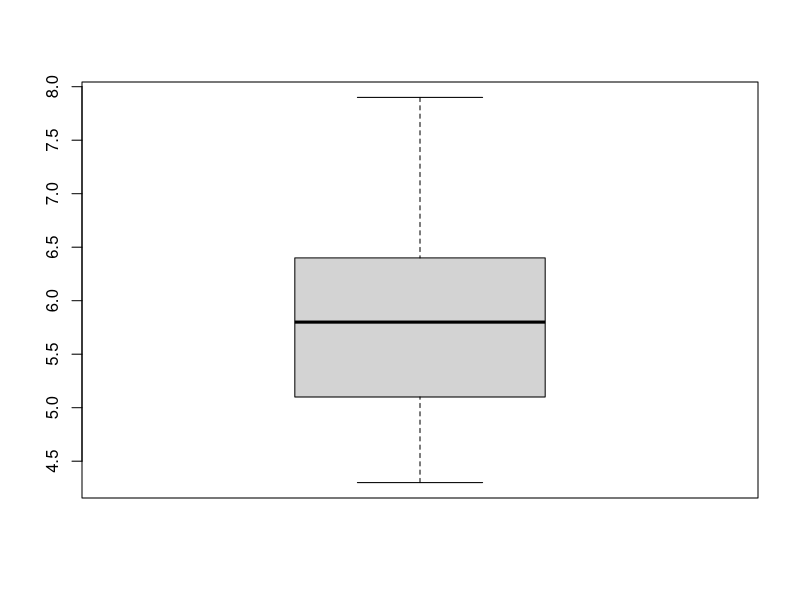
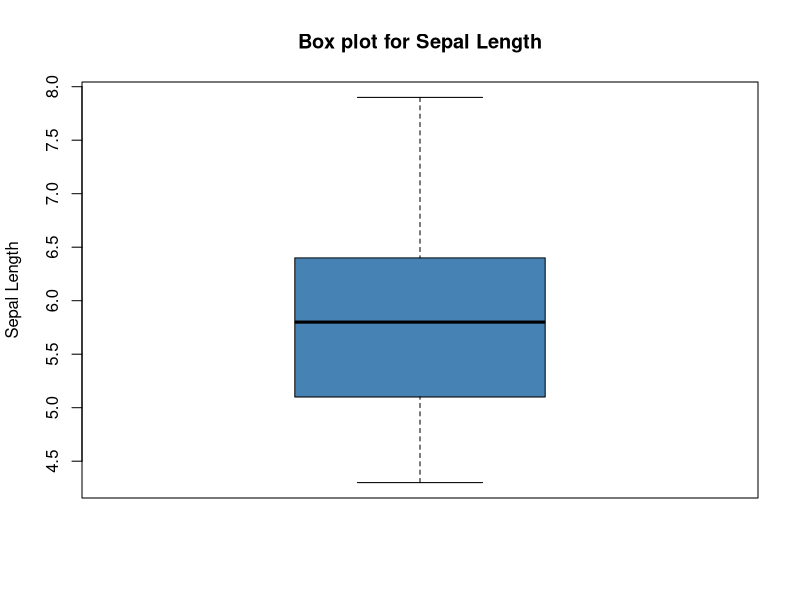
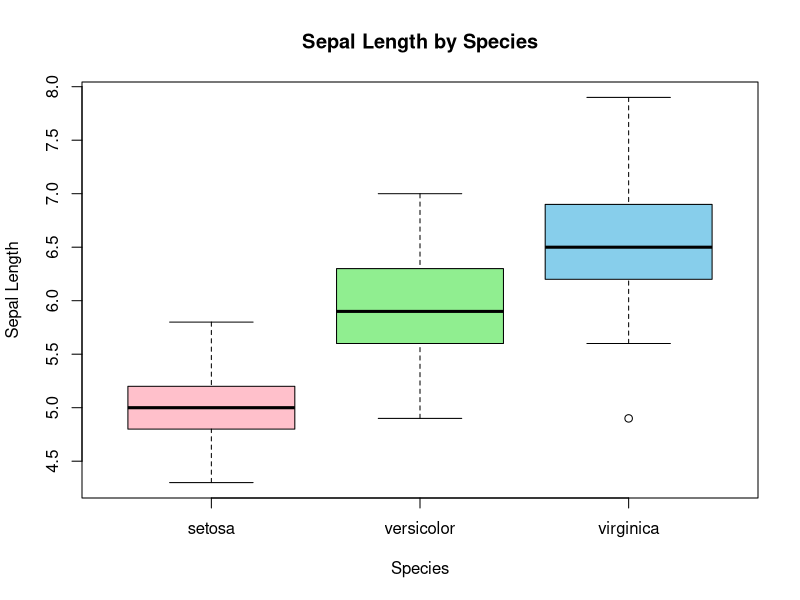
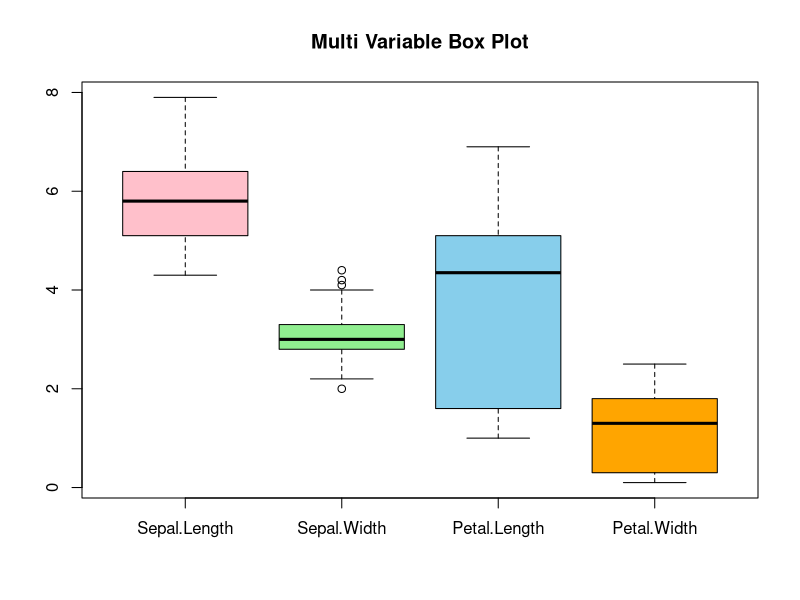
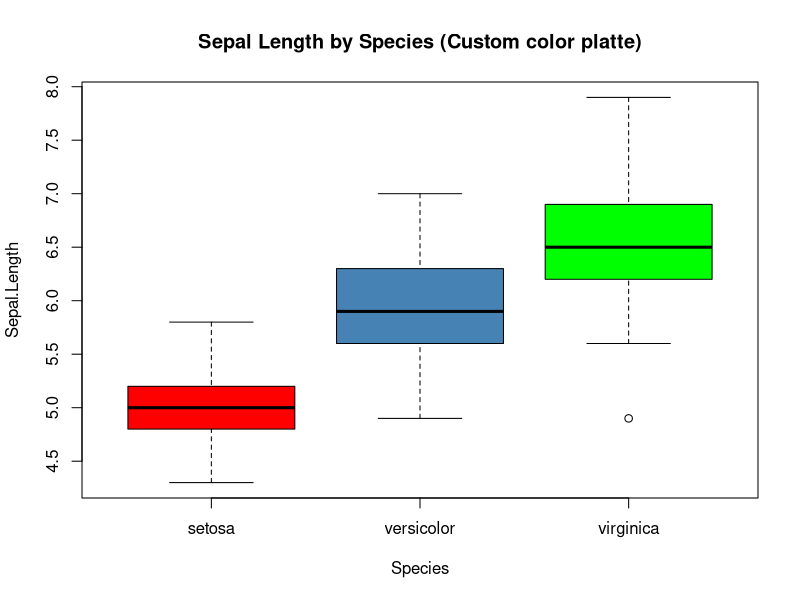
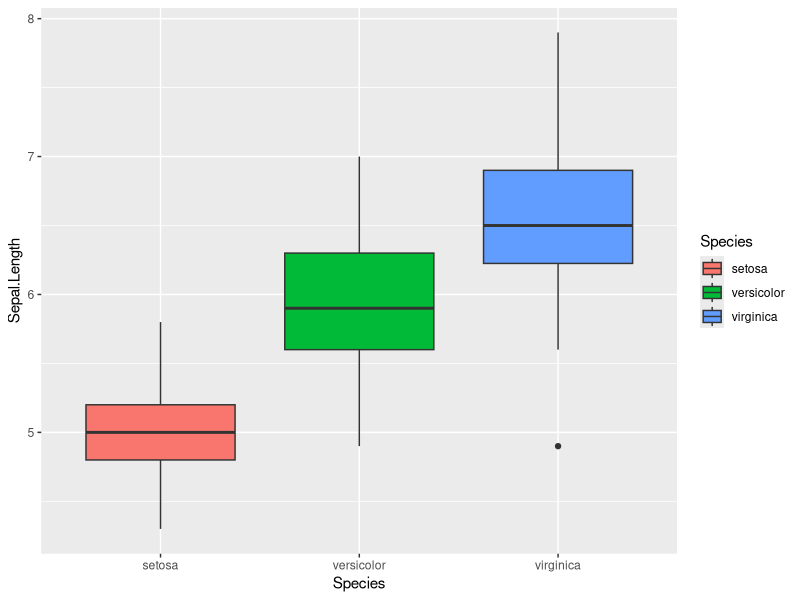
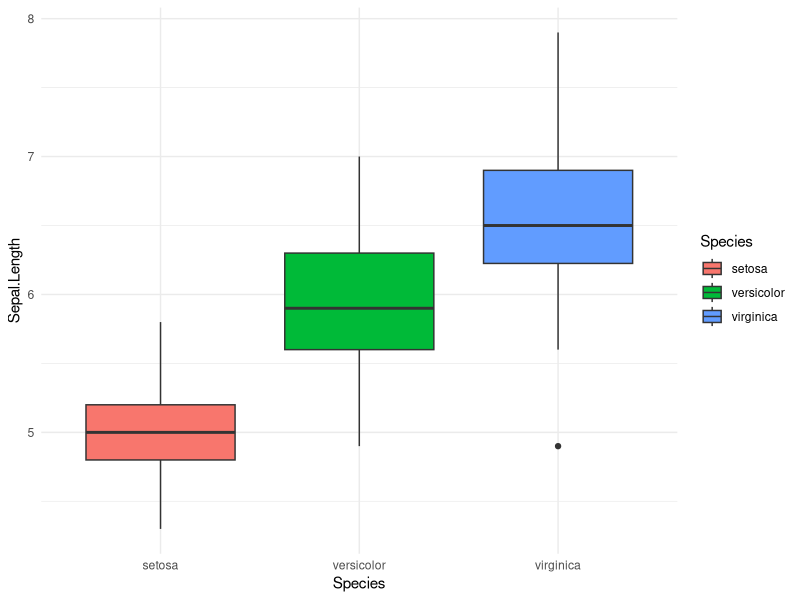
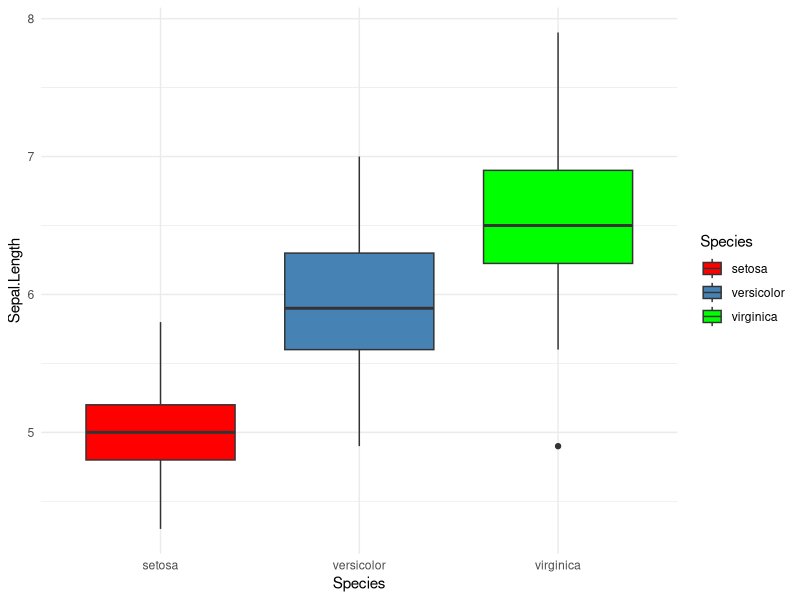

R code for these plots, in order:
#load the dataset
data(iris)

#inspect the data
?iris
View(iris)
str(iris)
class(iris)

#Basic Box plot
boxplot(iris$Sepal.Length)

#labeld box plot
boxplot(iris$Sepal.Length,
        main="Box plot for Sepal Length",
        ylab="Sepal Length",
        col='steelblue'
)

#Grouped Box plot by Species
boxplot(Sepal.Length ~ Species,
        data = iris,
        main="Sepal Length by Species",
        xlab="Species",
        ylab="Sepal Length",
        col=c('pink','lightgreen','skyblue')
)

#multi-variable Box plot
boxplot(iris[,1:4],
        main = "Multi Variable Box Plot",
        col = c('pink','lightgreen','skyblue','orange')
)

#Using Custom color Palette
species_colors <- c(
  "setosa" = "red",
  "versicolor" = "steelblue",
  "virginica" = "green"
)
boxplot(
  Sepal.Length ~ Species,
  data = iris,
  main = "Sepal Length by Species (Custom color platte)",
  col = species_colors
)

#GGPLOT2
library(ggplot2)

ggplot(iris,
       aes(x = Species, y = Sepal.Length,fill = Species))+
  geom_boxplot()

#colored box plot by species
ggplot(iris,aes(x = Species, y = Sepal.Length,fill = Species))+
  geom_boxplot()+
  theme_minimal()

#Using Manual Color palette
ggplot(iris,aes(x = Species, y = Sepal.Length,fill = Species))+
  geom_boxplot() +
  scale_fill_manual(
    values =c("setosa" = "red",
              "versicolor" = "steelblue",
              "virginica" = "green"
    )
  )+
  theme_minimal()
